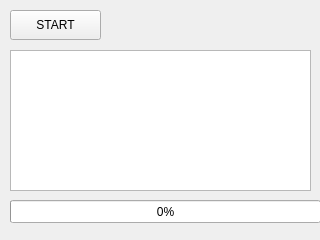
<?xml version="1.0" encoding="UTF-8"?>
<ui version="4.0">
 <class>Form</class>
 <widget class="QWidget" name="Form">
  <property name="geometry">
   <rect>
    <x>0</x>
    <y>0</y>
    <width>320</width>
    <height>240</height>
   </rect>
  </property>
  <property name="windowTitle">
   <string>Form</string>
  </property>
  <widget class="QPushButton" name="btnStart">
   <property name="geometry">
    <rect>
     <x>10</x>
     <y>10</y>
     <width>91</width>
     <height>30</height>
    </rect>
   </property>
   <property name="text">
    <string>START</string>
   </property>
  </widget>
  <widget class="QTextBrowser" name="txbLog">
   <property name="geometry">
    <rect>
     <x>10</x>
     <y>50</y>
     <width>301</width>
     <height>141</height>
    </rect>
   </property>
  </widget>
  <widget class="QProgressBar" name="pgbTask">
   <property name="geometry">
    <rect>
     <x>10</x>
     <y>200</y>
     <width>311</width>
     <height>23</height>
    </rect>
   </property>
   <property name="value">
    <number>0</number>
   </property>
  </widget>
 </widget>
 <resources/>
 <connections/>
</ui>
